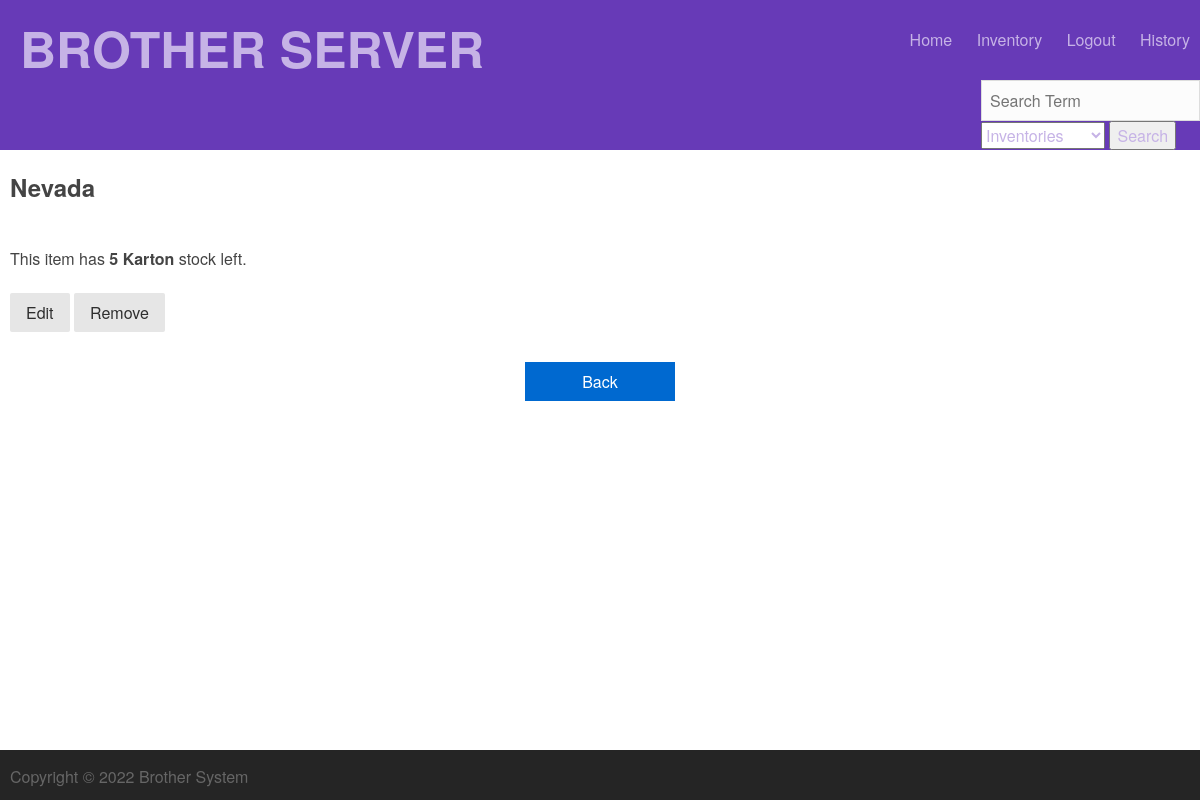
/inventory/1 (signed in), run on an earlier commit of the app's database.
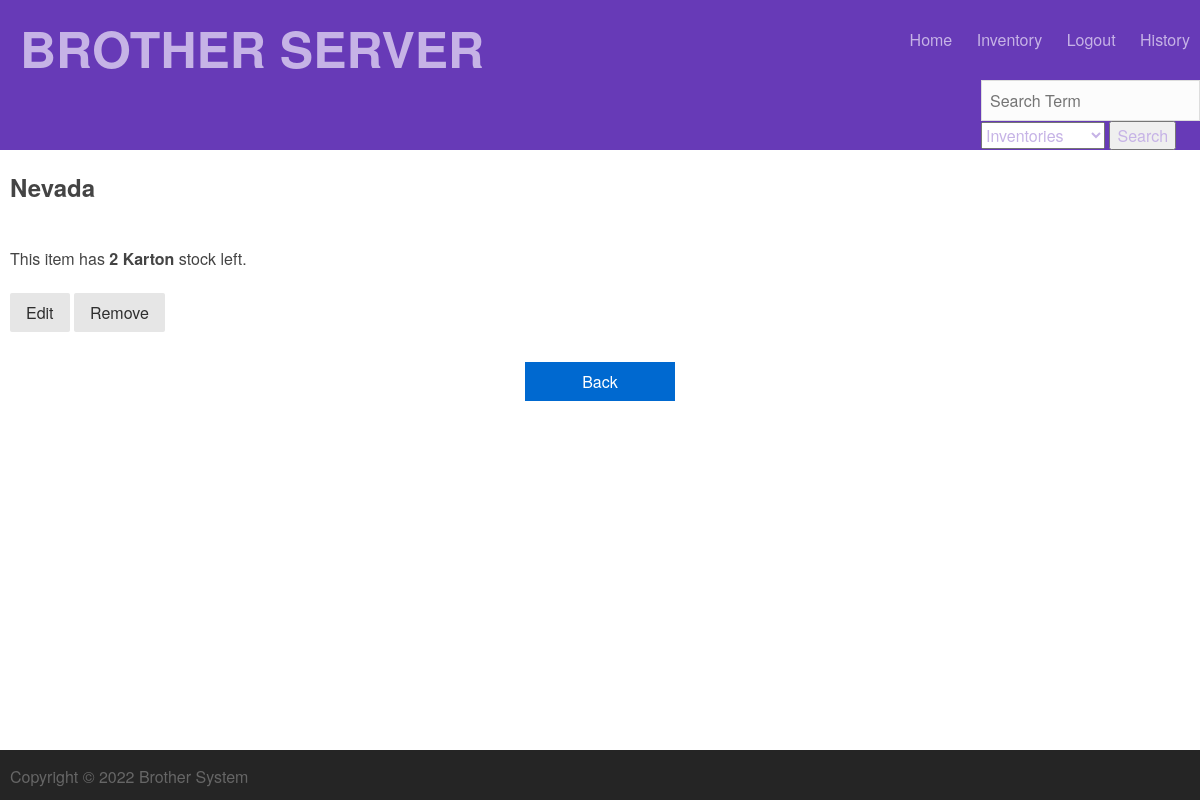
And on a later commit of the database.
### tables this page shows
CREATE TABLE Inventory(
            inventory_id INTEGER PRIMARY KEY AUTOINCREMENT,
            inventoryname TEXT,
            quantity INT,
            description TEXT);

### run.py (the view)
@app.route('/inventory/<inventory_id>')
def single_inventory(inventory_id):
    if ('logged_in' not in session or not session['logged_in']):
        return redirect(url_for('/login'))
    page['title'] = 'Inventory'
    inventory = None
    inventory = myDatabase.select_inventory(inventory_id)
    if inventory == None:
        inventory = []
    return render_template('singleitems/inventory.html',
                            session=session,
                            page=page,
                            user=user_details,
                            inventory=inventory)

### database.py (called while the page is built)
    def execute(self, sql_string):
        out = None
        for string in sql_string.split(";"):
            try:
                out = self.cur.execute(string)
            except sqlite3.DatabaseError as e:
                print("database error:{}".format(e))
                pass
        return out

    def select_inventory(self, inventory_id):
        sql_query = """
                SELECT inv.inventory_id, inv.inventoryname, inv.quantity, inv.description, im.filename
                FROM Inventory inv INNER JOIN Images im
                ON inv.inventory_id = im.inventory_id
                Where inv.inventory_id = {inventory_id}
            """.format(inventory_id=inventory_id)
        result = []
        self.execute(sql_query)
        cols = [a[0] for a in self.cur.description]
        returning = self.cur.fetchall()
        for row in returning:
            result.append({a:b for a,b in zip(cols, row)})
        return result

### templates/singleitems/inventory.html
{% include 'top.html' %}
<div class="content">
  <div class="container details">
    {% if inventory %}
    <h2 class="title">{{inventory[0].inventoryname}}</h2>
    <br />
    This item has <strong>{{inventory[0].quantity}} {{ inventory[0].description }}</strong> stock left.
    <br />
    <br />
    <a class="pure-button" href="{{ url_for('edit', inventory_id=inventory[0].inventory_id) }}">Edit</a>
    <a class="pure-button" href="{{ url_for('remove_inventory', inventory_id=inventory[0].inventory_id) }}">Remove</a>
    <form class="login" action="{{url_for('list_inventories')}}">
      <button class="flat" type="submit">Back</button>
     </form>
    {% else %}
    <h2 class="title">Invalid Inventory ID</h2>
    {% endif %}
  </div>
</div>
{% include 'bottom.html'%}

What changed in the data, as far as the page shows it:
changed Inventory "Nevada": quantity "5" → "2"
